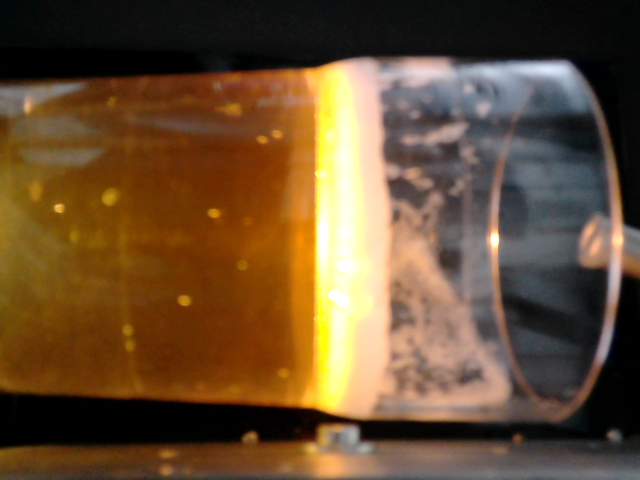
#> input picture tests/testimages/img9913.png, 1280 x 960 px, found by its file name (shown at 1/2 size)
$ python Auswertung.py
#> lines starting #> are read from the running program, lines starting #| are printed output that depends on the picture; after the words box and inside, x2 and y2 are one past the last pixel; in counts of white or black regions, pixels touching at a corner belong together
import cv2 as cv
import numpy as np


# Rotation
def rotate(img, angle, rotPoint=None):
    (height,width) = img.shape[:2]

    if rotPoint is None:
        rotPoint = (width//2,height//2)

    rotMat = cv.getRotationMatrix2D(rotPoint, angle, 1.0)
    dimensions = (width,height)

    return cv.warpAffine(img, rotMat, dimensions)

# Read in an image
img = cv.imread('testimages\img9913.png')
#> img is the input picture: shape (960, 1280, 3); mean B, G, R 50.3, 78, 104.3
cv.imshow('Park', img)

# #Rotate +90°
# rotated = rotate(img, +90)
# cv.imshow('Rotated', rotated)

# Converting to grayscale
gray = cv.cvtColor(img, cv.COLOR_BGR2GRAY)
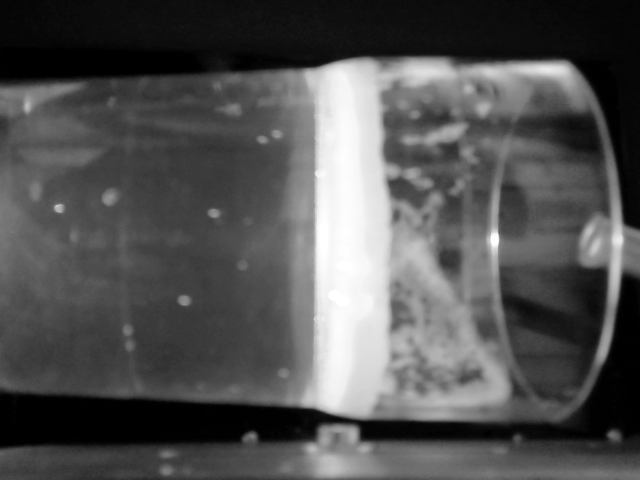
#> gray: shape (960, 1280) (shown at 1/2 size); min 0, max 255, mean 82.7
#cv.imshow('Gray', gray)

# Blur
blur = cv.GaussianBlur(gray, (3,3), cv.BORDER_DEFAULT)

#cropped
#                     Höhe     Länge
cropped_image = blur[200:800 ,0:1100] # Slicing to crop the image
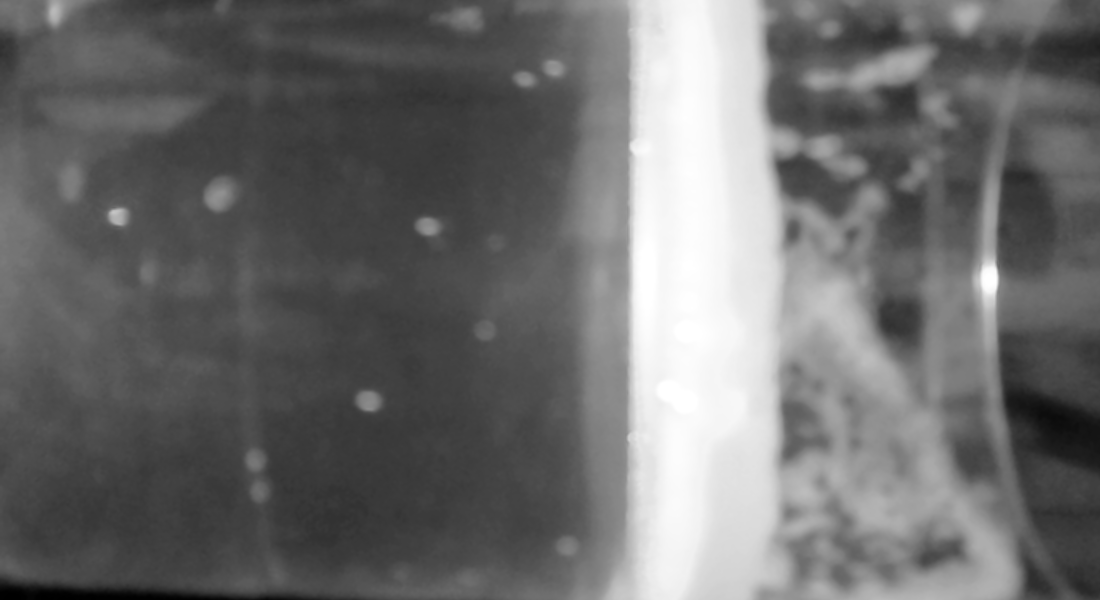
#> cropped_image: shape (600, 1100); min 0, max 255, mean 108.9
#cv.imshow('cropped_image', cropped_image)

def extend_line(x1, y1, x2, y2, img_shape):
    """
    Extend a line to the borders of the image.

    Parameters:
    x1, y1: Coordinates of the start point.
    x2, y2: Coordinates of the end point.
    img_shape: Shape of the image (height, width).

    Returns:
    (x1_ext, y1_ext, x2_ext, y2_ext): The extended line coordinates.
    """
    height, width = img_shape[:2]

    # Calculate line equation parameters: y = mx + c
    if x2 - x1 != 0:
        m = (y2 - y1) / (x2 - x1)
        c = y1 - m * x1
    else:
        m = None  # Vertical line

    # Find intersections with image borders
    if m is not None:
        # Line intersects with left and right borders (x = 0 and x = width)
        y_at_x0 = c
        y_at_xmax = m * width + c

        # Line intersects with top and bottom borders (y = 0 and y = height)
        x_at_y0 = -c / m
        x_at_ymax = (height - c) / m

        # Extend line based on intersection points
        points = [
            (0, int(round(y_at_x0))),  # Intersect with left border
            (width, int(round(y_at_xmax))),  # Intersect with right border
            (int(round(x_at_y0)), 0),  # Intersect with top border
            (int(round(x_at_ymax)), height)  # Intersect with bottom border
        ]

        # Filter points to be within image dimensions
        valid_points = [(x, y) for x, y in points if 0 <= x <= width and 0 <= y <= height]

        # Return the two points that are furthest apart (extended line)
        if len(valid_points) == 2:
            return valid_points[0] + valid_points[1]
        else:
            # Calculate distances between each pair and select the longest segment
            max_distance = 0
            best_pair = (0, 0, 0, 0)
            for i in range(len(valid_points)):
                for j in range(i + 1, len(valid_points)):
                    x1_ext, y1_ext = valid_points[i]
                    x2_ext, y2_ext = valid_points[j]
                    distance = np.sqrt((x2_ext - x1_ext) ** 2 + (y2_ext - y1_ext) ** 2)
                    if distance > max_distance:
                        max_distance = distance
                        best_pair = (x1_ext, y1_ext, x2_ext, y2_ext)
            return best_pair

    else:
        # Vertical line
        return (x1, 0, x2, height)


# Initialize LSD (Line Segment Detector)
lsd = cv.createLineSegmentDetector(0)

# Detect lines in the image
lines = lsd.detect(cropped_image)[0]  # Get the detected lines from the first position of the tuple
#> lines = 179 rows, first 6: [996, 288.1, 999.5, 165.6], [1017.8, 516.5, 991.5, 286], [122.3, 206.3, 109.4, 209.5], [109.8, 223, 122.3, 226.5], [104.4, 210.8, 111.9, 211], [631.6, 8.13, 628.3, 555.6]

# Check if lines are detected
if lines is not None:
    # Calculate the length of each line
    line_lengths = []
    for i, line in enumerate(lines):
        x1, y1, x2, y2 = line[0]
        length = np.sqrt((x2 - x1)**2 + (y2 - y1)**2)
        line_lengths.append((length, line))
#> this loop made 179 passes
#> (x1, y1, x2, y2, length) on passes 1 to 3: (996, 288.1, 999.5, 165.6, 122.6), (1017.8, 516.5, 991.5, 286, 232.1), (122.3, 206.3, 109.4, 209.5, 13.33)
#> after the loop, line_lengths = 179 items

    # Sort lines by length in descending order
    line_lengths.sort(reverse=True, key=lambda x: x[0])

    # Select the two longest lines
    two_longest_lines = [line for _, line in line_lengths[:2]]
#> two_longest_lines = [[[631.6, 8.13, 628.3, 555.6]], [[0.209, 583.3, 329.3, 598.7]]]

    # Create a copy of the image to draw on
    drawn_img = cropped_image.copy()

    # Extend and draw only the two longest lines on the image
    for line in two_longest_lines:
        x1, y1, x2, y2 = line[0]
        x1_ext, y1_ext, x2_ext, y2_ext = extend_line(x1, y1, x2, y2, cropped_image.shape)

        # Draw the extended line on the image
        cv.line(drawn_img, (x1_ext, y1_ext), (x2_ext, y2_ext), (0, 255, 0), 2)
#> this loop made 2 passes
#> (x1, y1, x2, y2, height in extend_line, width in extend_line, m in extend_line, c in extend_line) on passes 1 to 2: (631.6, 8.13, 628.3, 555.6, 600, 1100, -163.4, 103243), (0.209, 583.3, 329.3, 598.7, 600, 1100, 0.0468, 583.2)
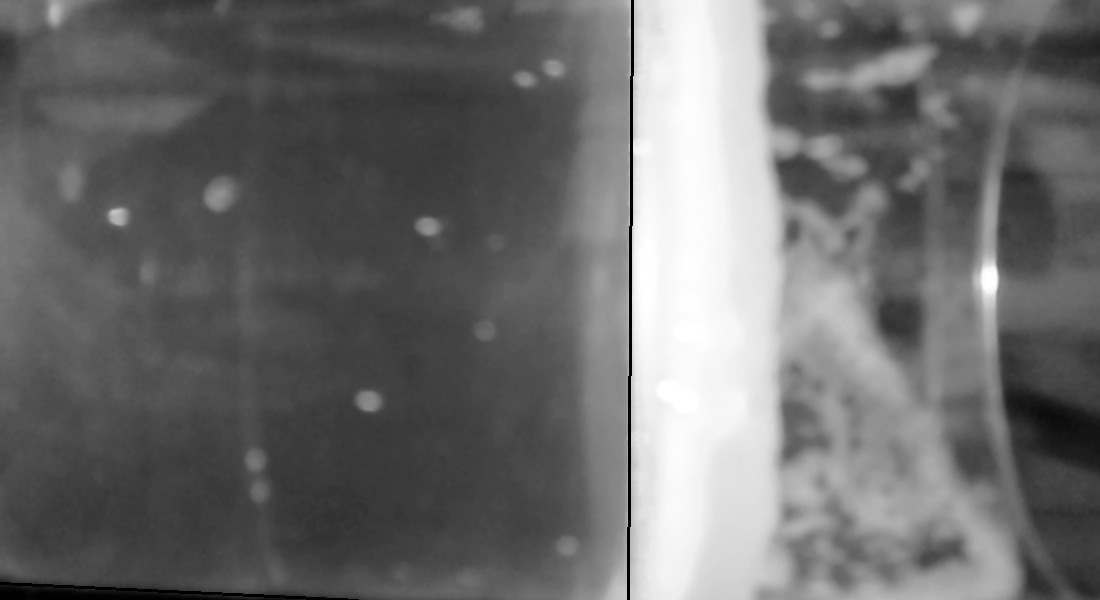
#> drawn_img: shape (600, 1100); 0.43% of pixels changed, all inside (x1, y1, x2, y2) = (0, 0, 634, 600)

    # Display the result
    cv.imshow("Two Longest Lines Extended", drawn_img)
    cv.waitKey(0)
    cv.destroyAllWindows()

else:
    print("No lines detected.")

cv.waitKey(0)

$ run again, with tests/testimages/img1.png copied over tests/testimages/img9913.png
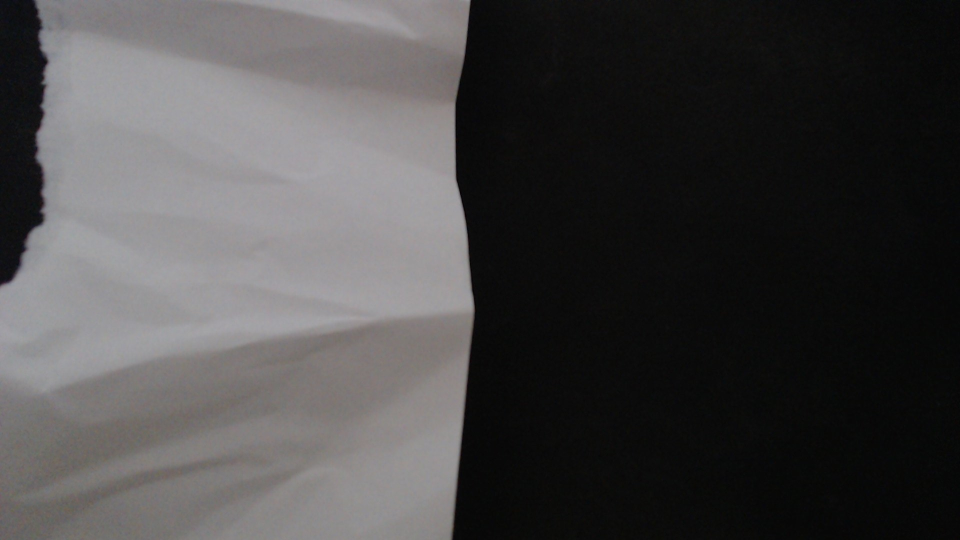
#> input picture tests/testimages/img1.png, 1920 x 1080 px, found by its file name (shown at 1/2 size)
#> img is the input picture: shape (1080, 1920, 3); mean B, G, R 70.3, 70.1, 71.4
#> `cropped_image = blur[200:800 ,0:1100]`:
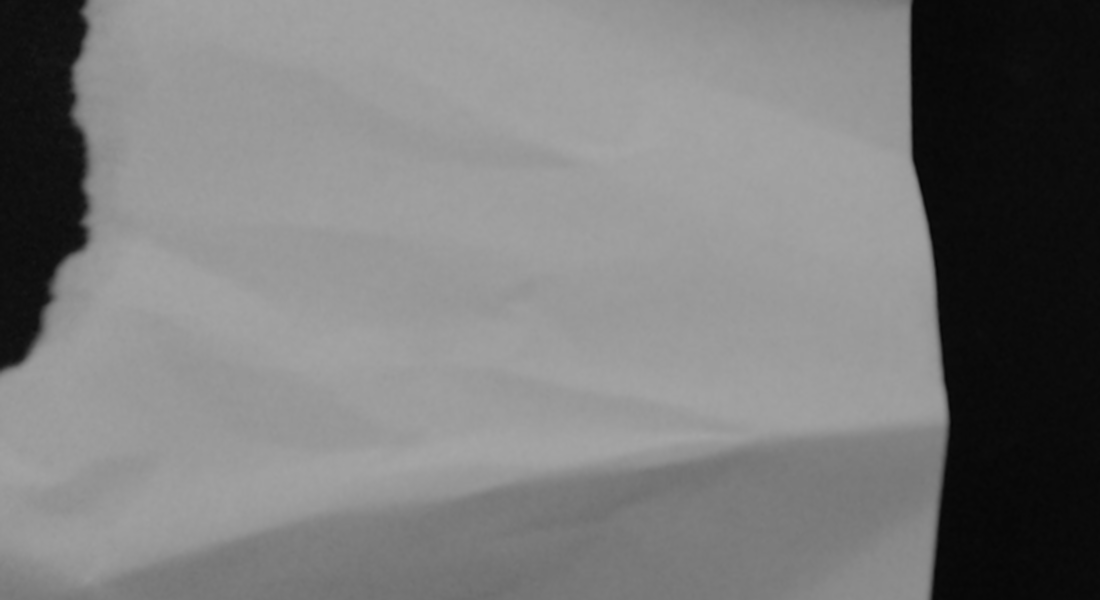
#> cropped_image: shape (600, 1100); min 5, max 166, mean 122.3
#> lines = 21 rows, first 6: [948.2, 597.1, 909.5, 0.536], [44.51, 327, 17.62, 368.2], [89.35, 25.46, 72.89, 69.44], [16.15, 364.6, -1.44, 371.9], [53.59, 295.5, 38.76, 320.8], [90.82, 235.6, 81.91, 251.8]
#> the loop `for i, line in enumerate(lines):` made 21 passes
#> (x1, y1, x2, y2, length) on passes 1 to 8: (948.2, 597.1, 909.5, 0.536, 597.9), (44.51, 327, 17.62, 368.2, 49.21), (89.35, 25.46, 72.89, 69.44, 46.96), (16.15, 364.6, -1.44, 371.9, 19.04), (53.59, 295.5, 38.76, 320.8, 29.34), (90.82, 235.6, 81.91, 251.8, 18.46), (81.79, 247.5, 54.32, 267.3, 33.84), (70.68, 67.67, 77.11, 103.5, 36.44)
#> after the loop `for i, line in enumerate(lines):`: line_lengths = 21 items
#> two_longest_lines = [[[948.2, 597.1, 909.5, 0.536]], [[73.54, 112.2, 92.12, 168.5]]]
#> the loop `for line in two_longest_lines:` made 2 passes
#> (x1, y1, x2, y2, height in extend_line, width in extend_line, m in extend_line, c in extend_line) on passes 1 to 2: (948.2, 597.1, 909.5, 0.536, 600, 1100, 15.4, -14003.5), (73.54, 112.2, 92.12, 168.5, 600, 1100, 3.03, -110.7)
#> after the loop `for line in two_longest_lines:`:
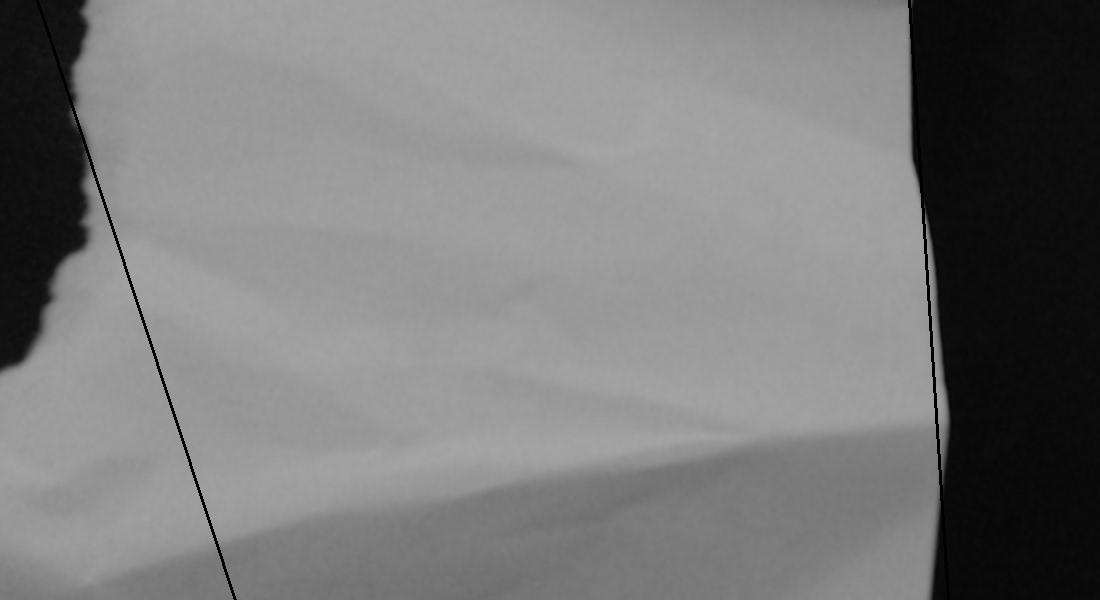
#> drawn_img: shape (600, 1100); 0.55% of pixels changed, all inside (x1, y1, x2, y2) = (36, 0, 950, 600)

$ run again, with tests/testimages/img1063.png copied over tests/testimages/img9913.png
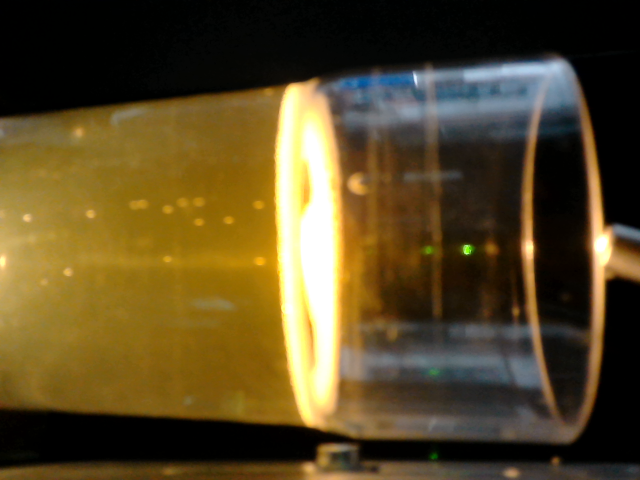
#> input picture tests/testimages/img1063.png, 1280 x 960 px, found by its file name (shown at 1/2 size)
#> img is the input picture: shape (960, 1280, 3); mean B, G, R 37.3, 72.6, 88.6
#> `gray = cv.cvtColor(img, cv.COLOR_BGR2GRAY)`:
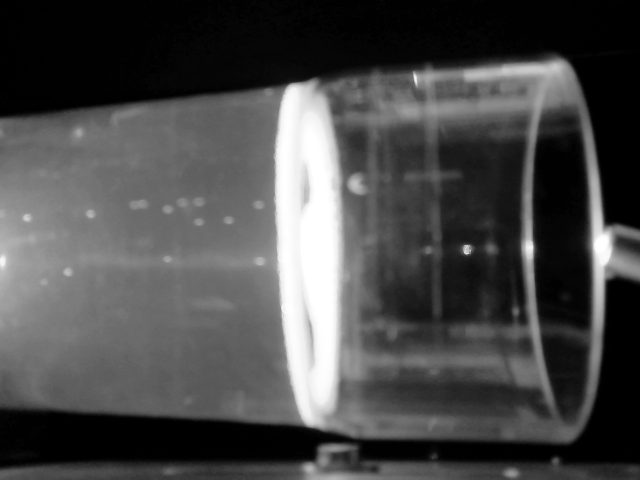
#> gray: shape (960, 1280) (shown at 1/2 size); min 0, max 255, mean 73.4
#> lines = 133 rows, first 6: [920.6, 308.8, 933.1, 308.6], [932.7, 308.2, 944, 310.1], [941.9, 288.3, 923.1, 288], [925.5, 295.6, 924.9, 308.4], [1082.2, 578.7, 1061.2, 28.77], [919.5, 289.9, 932.9, 293]
#> the loop `for i, line in enumerate(lines):` made 133 passes
#> (x1, y1, x2, y2, length) on passes 1 to 8: (920.6, 308.8, 933.1, 308.6, 12.5), (932.7, 308.2, 944, 310.1, 11.51), (941.9, 288.3, 923.1, 288, 18.77), (925.5, 295.6, 924.9, 308.4, 12.82), (1082.2, 578.7, 1061.2, 28.77, 550.3), (919.5, 289.9, 932.9, 293, 13.69), (546.1, 1.28, 575.4, 599.2, 598.6), (935.7, 307.6, 951.5, 296.9, 19.06)
#> after the loop `for i, line in enumerate(lines):`: line_lengths = 133 items
#> two_longest_lines = [[[546.1, 1.28, 575.4, 599.2]], [[679.6, 598.1, 671.9, 0.32]]]
#> the loop `for line in two_longest_lines:` made 2 passes
#> (x1, y1, x2, y2, height in extend_line, width in extend_line, m in extend_line, c in extend_line) on passes 1 to 2: (546.1, 1.28, 575.4, 599.2, 600, 1100, 20.41, -11141.4), (679.6, 598.1, 671.9, 0.32, 600, 1100, 77.75, -52238.1)
#> after the loop `for line in two_longest_lines:`:
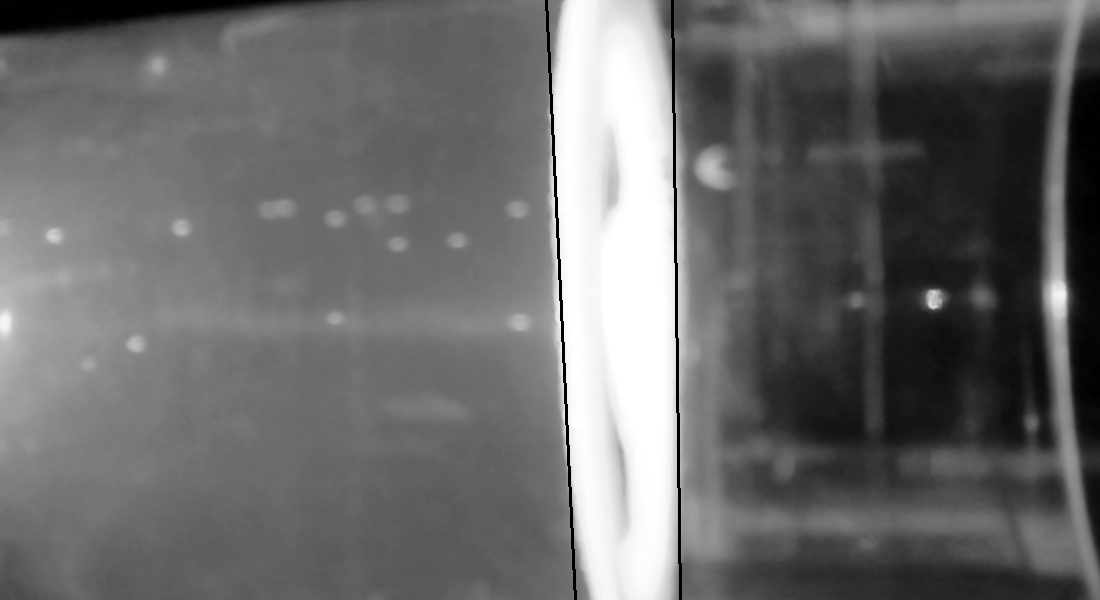
#> drawn_img: shape (600, 1100); min 0, max 255, mean 107

$ run again, with tests/testimages/img1074.png copied over tests/testimages/img9913.png
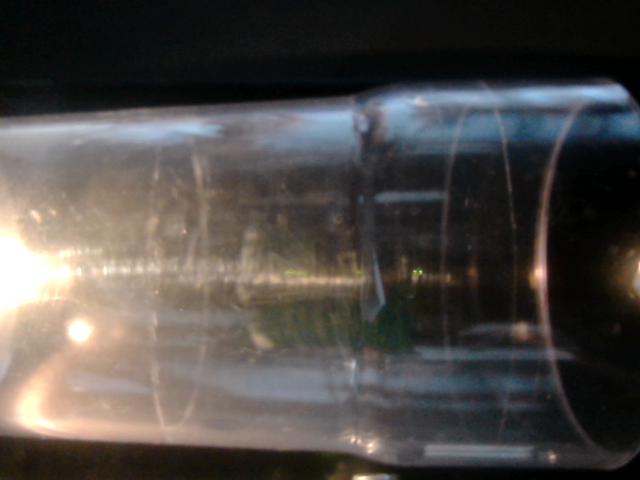
#> input picture tests/testimages/img1074.png, 1280 x 960 px, found by its file name (shown at 1/2 size)
#> img is the input picture: shape (960, 1280, 3); mean B, G, R 71.2, 74.3, 78.5
#> `cropped_image = blur[200:800 ,0:1100]`:
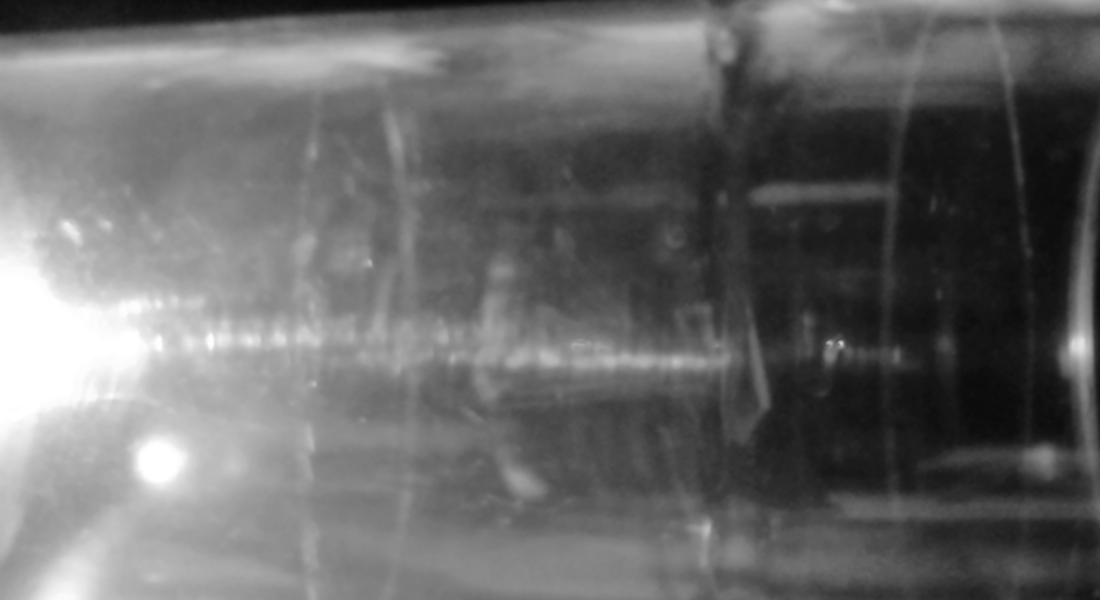
#> cropped_image: shape (600, 1100); min 7, max 255, mean 105.6
#> lines = 210 rows, first 6: [852.7, 349.8, 839.1, 334.3], [822, 338.8, 828.4, 339.7], [825.4, 341.6, 821, 363.2], [828.4, 340.7, 839.2, 331.7], [1092.9, 450.6, 1092.8, 178.1], [842.4, 346.1, 838.8, 350.2]
#> the loop `for i, line in enumerate(lines):` made 210 passes
#> (x1, y1, x2, y2, length) on passes 1 to 3: (852.7, 349.8, 839.1, 334.3, 20.57), (822, 338.8, 828.4, 339.7, 6.53), (825.4, 341.6, 821, 363.2, 22.07)
#> after the loop `for i, line in enumerate(lines):`: line_lengths = 210 items
#> two_longest_lines = [[[586.7, -1.23, 0.319, 34.33]], [[1092.9, 450.6, 1092.8, 178.1]]]
#> the loop `for line in two_longest_lines:` made 2 passes
#> (x1, y1, x2, y2, height in extend_line, width in extend_line, m in extend_line, c in extend_line) on passes 1 to 2: (586.7, -1.23, 0.319, 34.33, 600, 1100, -0.0607, 34.35), (1092.9, 450.6, 1092.8, 178.1, 600, 1100, 4317.8, -4718539)
#> after the loop `for line in two_longest_lines:`:
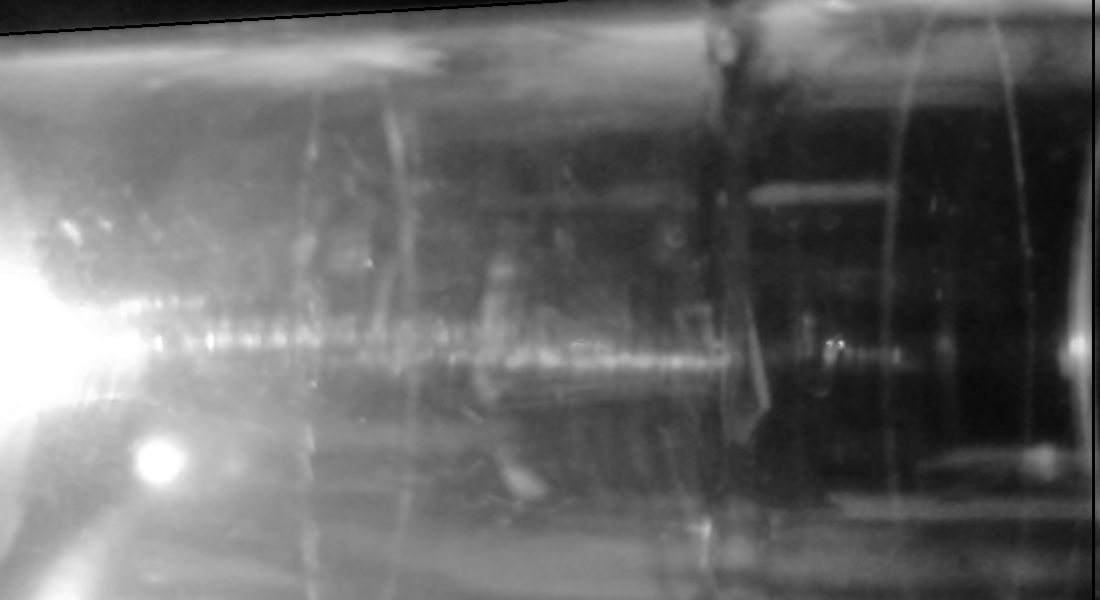
#> drawn_img: shape (600, 1100); 0.53% of pixels changed, all inside (x1, y1, x2, y2) = (0, 0, 1095, 600)
